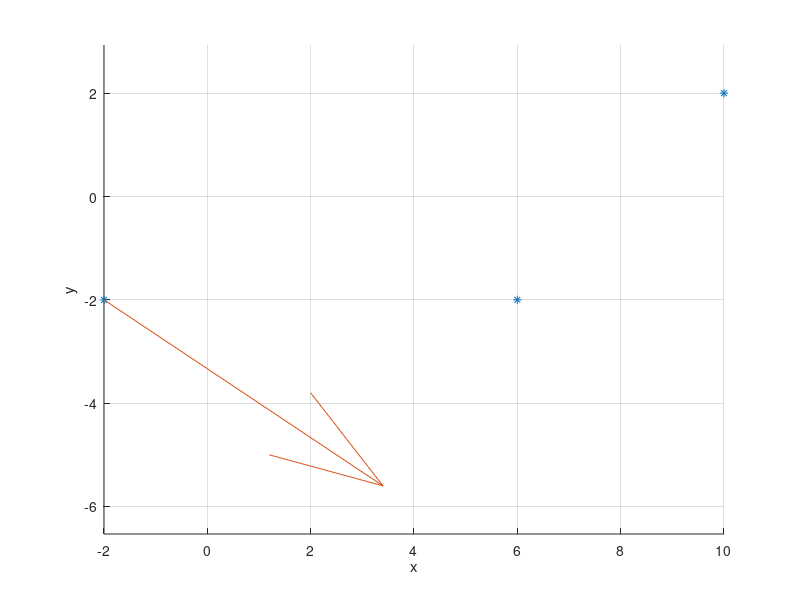

MATLAB code for this plot: (Note: this script raises an error after producing the figure.)
clear;
hold on;
axis equal;
grid on;

xlabel('x');
ylabel('y');
zlabel('z');

Px = [-2 6 10];
Py = [-2 -2 2];
plot(Px, Py, '*');
v = [ 6 -4 ];
quiver(Px(1), Py(1), v(1), v(2));

syms t;
t0 = 0;
t1 = 1;
t2 = 1.5;

syms a3 a3 a2 a1 a0;
x(t) = a3*t^3 + a2*t^2 + a1*t + a0;
xd(t) = diff(x, t);
ex = [x(t0) == Px(1), x(t1) == Px(2), x(t2) == Px(3), xd(t0) == v(1)];
mx = solve(ex, [a3 a2 a1 a0]);
cx(t) = subs(x, [a3 a2 a1 a0], [mx.a3 mx.a2 mx.a1 mx.a0]);

syms b3 b2 b1 b0;
y(t) = b3*t^3 + b2*t^2 + b1*t + b0;
yd(t) = diff(y, t);
ey = [y(t0) == Py(1), y(t1) == Py(2), y(t2) == Py(3), yd(t0) == v(2)];
my = solve(ey, [b3 b2 b1 b0]);
cy(t) = subs(y, [b3 b2 b1 b0], [my.b3 my.b2 my.b1 my.b0]);

fplot(cx, cy, [t0 t2]);




cxd(t) = diff(cx, t);
cyd(t) = diff(cy, t);

Rx = [Px(3) 20];
Ry = [Py(3) 5];
ux = [cxd(t2), 3];
uy = [cyd(t2), 0];

plot(Rx, Ry, '*');
quiver(Rx(1), Ry(1), ux(1), uy(1));
quiver(Rx(2), Ry(2), ux(2), uy(2));

ex2 = [x(t0) == Rx(1), x(t2) == Rx(2), xd(t0) == ux(1), xd(t2) == ux(2)];
mx2 = solve(ex2, [a3 a2 a1 a0]);
cx2(t) = subs(x, [a3 a2 a1 a0], [mx2.a3 mx2.a2 mx2.a1 mx2.a0]);

ey2 = [y(t0) == Ry(1), y(t2) == Ry(2), yd(t0) == uy(1), yd(t2) == uy(2)];
my2 = solve(ey2, [b3 b2 b1 b0]);
cy2(t) = subs(y, [b3 b2 b1 b0], [my2.b3 my2.b2 my2.b1 my2.b0]);

fplot(cx2, cy2, [t0 t2]);

hold off;